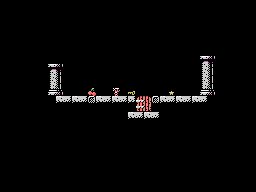

Below is a game level as drawn by its tile map, then a one-line description and the .tmx file that defines it, in full:
An orthogonal 32x24 tile map with 8x8 px tiles, 1 tile layer (Capa de Patrones 1).

<map version="1.0" tiledversion="1.1.5" orientation="orthogonal" renderorder="right-down" width="32" height="24" tilewidth="8" tileheight="8" infinite="0" nextobjectid="1">
 <tileset firstgid="1" name="charset" tilewidth="8" tileheight="8" tilecount="256" columns="16">
  <image source="charset.png" width="128" height="128" />
 </tileset>
 <layer name="Capa de Patrones 1" width="32" height="24">
  <data encoding="csv">
1,1,1,1,1,1,1,1,1,1,1,1,1,1,1,1,1,1,1,1,1,1,1,1,1,1,1,1,1,1,1,1,
1,1,1,1,1,1,1,1,1,1,1,1,1,1,1,1,1,1,1,1,1,1,1,1,1,1,1,1,1,1,1,1,
1,1,1,1,1,1,1,1,1,1,1,1,1,1,1,1,1,1,1,1,1,1,1,1,1,1,1,1,1,1,1,1,
1,1,1,1,1,1,1,1,1,1,1,1,1,1,1,1,1,1,1,1,1,1,1,1,1,1,1,1,1,1,1,1,
1,1,1,1,1,1,1,1,1,1,1,1,1,1,1,1,1,1,1,1,1,1,1,1,1,1,1,1,1,1,1,1,
1,1,1,1,1,1,1,1,1,1,1,1,1,1,1,1,1,1,1,1,1,1,1,1,1,1,1,1,1,1,1,1,
1,1,1,1,1,1,1,1,1,1,1,1,1,1,1,1,1,1,1,1,1,1,1,1,1,1,1,1,1,1,1,1,
1,1,1,1,1,1,1,1,1,1,1,1,1,1,1,1,1,1,1,1,1,1,1,1,1,103,104,1,1,1,1,1,
1,1,1,1,1,1,103,104,1,1,1,1,1,1,1,1,1,1,1,1,1,1,1,1,1,119,120,1,1,1,1,1,
1,1,1,1,1,1,119,120,1,1,1,1,1,1,1,1,1,1,1,1,1,1,1,1,1,119,120,1,1,1,1,1,
1,1,1,1,1,1,119,120,1,1,1,1,1,1,1,1,1,1,1,1,1,1,1,1,1,119,120,1,1,1,1,1,
1,1,1,1,1,1,135,136,1,1,1,227,1,1,49,1,225,1,1,1,1,226,1,1,1,135,136,1,1,1,1,1,
1,1,1,1,1,1,1,133,134,133,134,94,133,134,133,134,93,249,250,94,133,134,133,134,133,134,1,1,1,1,1,1,
1,1,1,1,1,1,1,1,1,1,1,1,1,1,1,1,1,251,252,1,1,1,1,1,1,1,1,1,1,1,1,1,
1,1,1,1,1,1,1,1,1,1,1,1,1,1,1,1,133,134,133,134,1,1,1,1,1,1,1,1,1,1,1,1,
1,1,1,1,1,1,1,1,1,1,1,1,1,1,1,1,1,1,1,1,1,1,1,1,1,1,1,1,1,1,1,1,
1,1,1,1,1,1,1,1,1,1,1,1,1,1,1,1,1,1,1,1,1,1,1,1,1,1,1,1,1,1,1,1,
1,1,1,1,1,1,1,1,1,1,1,1,1,1,1,1,1,1,1,1,1,1,1,1,1,1,1,1,1,1,1,1,
1,1,1,1,1,1,1,1,1,1,1,1,1,1,1,1,1,1,1,1,1,1,1,1,1,1,1,1,1,1,1,1,
1,1,1,1,1,1,1,1,1,1,1,1,1,1,1,1,1,1,1,1,1,1,1,1,1,1,1,1,1,1,1,1,
1,1,1,1,1,1,1,1,1,1,1,1,1,1,1,1,1,1,1,1,1,1,1,1,1,1,1,1,1,1,1,1,
1,1,1,1,1,1,1,1,1,1,1,1,1,1,1,1,1,1,1,1,1,1,1,1,1,1,1,1,1,1,1,1,
1,1,1,1,1,1,1,1,1,1,1,1,1,1,1,1,1,1,1,1,1,1,1,1,1,1,1,1,1,1,1,1,
1,1,1,1,1,1,1,1,1,1,1,1,1,1,1,1,1,1,1,1,1,1,1,1,1,1,1,1,1,1,1,1
</data>
 </layer>
</map>
